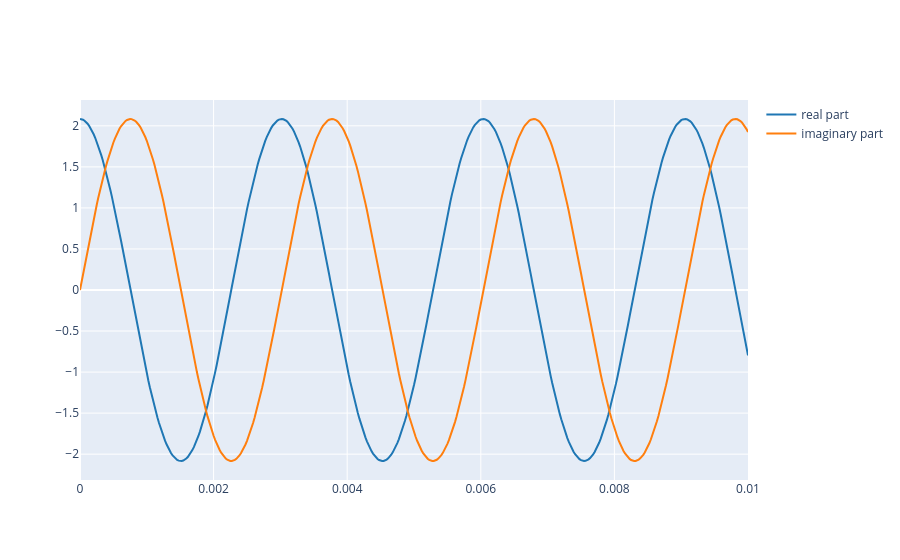

Notebook source saved alongside this figure:
### Markdown cell above
### 3. Harmonic signals

Now we will work with harmonic signals. A harmonic signal is built by adding several complex sinusoids, one for each harmonic. The real part of that sum gives the waveform we can hear.

This makes the connection between the complex representation and sound synthesis much clearer: each harmonic contributes a rotating phasor, and the sum of those phasors gives the final waveform.

### Code cell
# Example starter for a harmonic signal
# K = 3
# f0 = 440
# fs = 44100
# t = np.arange(0, 0.01, 1.0/fs)
# y = np.zeros_like(t, dtype=complex)
# for k in range(1, K+1):
#     A_k = 1 / k
#     phi_k = 0
#     y += A_k * np.exp(1j*(2*np.pi*k*f0*t + phi_k))
# plot_signals([np.real(y)], fs, name=['synthesized waveform'])

K=4
f0=332
fs=44100
t=np.arange(0, 0.01, 1.0/fs)
y=np.zeros_like(t, dtype = complex)
for k in range(1, K+1):
        A_k = 1/k
        phi_k = 0
        y += A_k * np.exp(1j*(2*np.pi*f0*t+phi_k))
plot_signals(
    [np.real(y), np.imag(y)],
    fs,
    name=["real part", "imaginary part"]
)

### Figure 1 — Plotly figure (JSON) as saved in the notebook; plotly's stock layout.template omitted (floating-point values rounded to 4 significant figures; data arrays with more than 128 entries replaced by an {"elided": "..."} marker saying what was removed)
{"data": [{"line": {"color": "#1f77b4", "shape": "linear"}, "mode": "lines", "name": "real part", "type": "scatter", "x": {"elided": "441 float values"}, "y": {"elided": "441 float values"}}, {"line": {"color": "#ff7f0e", "shape": "linear"}, "mode": "lines", "name": "imaginary part", "type": "scatter", "x": {"elided": "441 float values"}, "y": {"elided": "441 float values"}}], "layout": {}}
